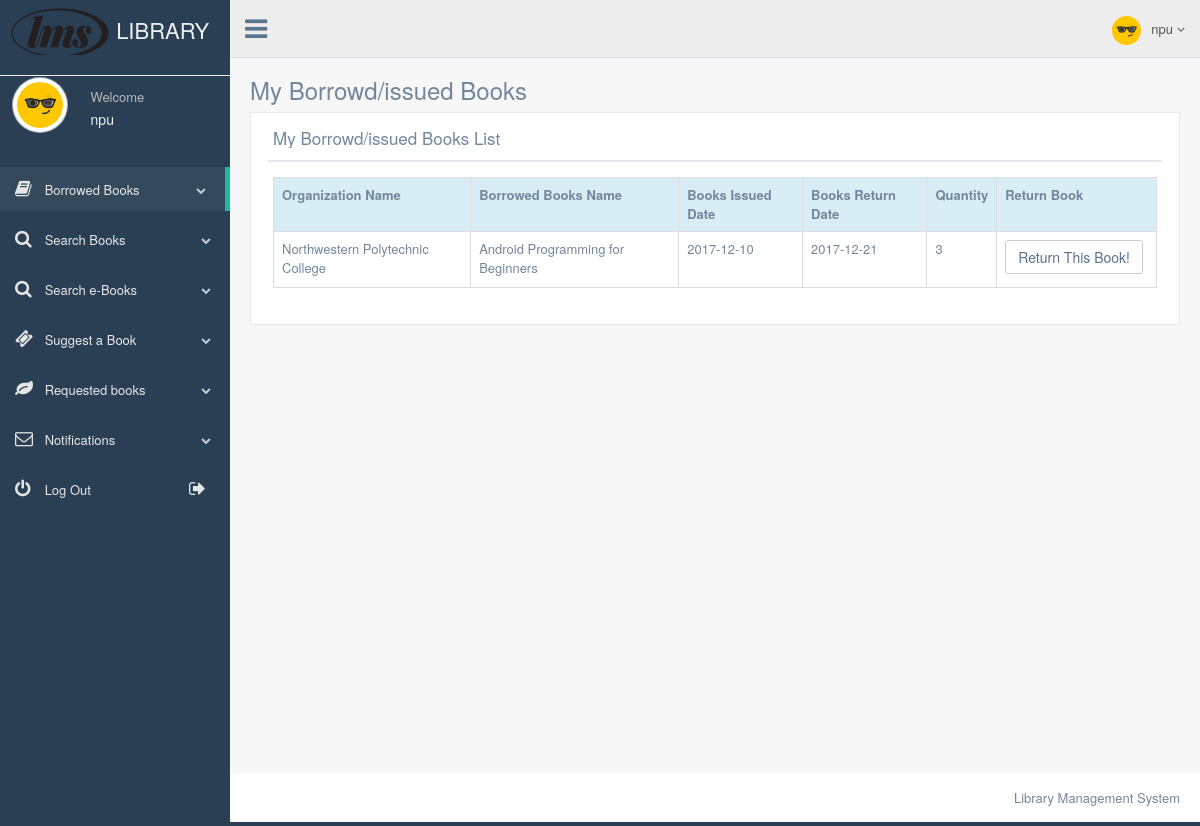
The page /organization/mybooks.php (signed in) on the database its author committed.
### tables this page shows
CREATE TABLE `issue_books_org` (
  `id` int(8) NOT NULL,
  `org_user_id` varchar(8) NOT NULL,
  `org_name` varchar(256) NOT NULL,
  `org_admin_name` varchar(256) NOT NULL,
  `org_contact` varchar(64) NOT NULL,
  `org_email` varchar(128) NOT NULL,
  `org_url` varchar(128) NOT NULL,
  `org_admin_username` varchar(256) NOT NULL,
  `book_id` int(225) NOT NULL,
  `book_name` varchar(256) NOT NULL,
  `books_qty` int(225) NOT NULL,
  `books_issue_date` date NOT NULL,
  `books_issue_time` time NOT NULL,
  `return_date` date NOT NULL,
  `user_type` varchar(32) NOT NULL,
  `book_status` varchar(225) NOT NULL,
  `return_mail` varchar(225) NOT NULL,
  `block_mail` varchar(225) NOT NULL
);

### organization/mybooks.php (the view)
<?php
    include "header.php";
?>
        <div class="right_col" role="main">
            <div class="">
                <div class="page-title">
                    <div class="title_left">
                        <h3>My Borrowd/issued Books</h3>
                    </div>
                </div>
                <div class="clearfix"></div>
                <div class="row" style="min-height:500px">
                    <div class="col-md-12 col-sm-12 col-xs-12">
                        <div class="x_panel">
                            <div class="x_title">
                                <h2>My Borrowd/issued Books List</h2>
                                <div class="clearfix"></div>
                            </div>
                            <div class="x_content">
                                <table class="table table-bordered">
                                    <tr class="bg-info">
                                        <th> Organization Name</th>
                                        <th> Borrowed Books Name </th>
                                        <th> Books Issued Date </th>
										<th> Books Return Date </th>
										<th> Quantity </th>
										<th> Return Book </th>
                                    </tr>
                                    <?php
                                        $res = mysqli_query($db_connect, "SELECT * FROM issue_books_org WHERE org_admin_username = '$_SESSION[username]' && not book_status='hold'");
                                        while ($row = mysqli_fetch_array($res)) {
                                            echo "<tr>";
                                            echo "<td>" . $row['org_name'] . "</td>";
                                            echo "<td>" . $row['book_name'] . "</td>";
                                            echo "<td>" . $row['books_issue_date'] . "</td>";
											echo "<td>" . $row['return_date'] . "</td>";
											echo "<td>" . $row['books_qty'] . "</td>";
                                            echo "";?>
											<td><button class="btn btn-default"><a href="return_book.php?id=<?php echo $row['id'];?>">Return This Book!</a></button></td></tr>
											<?php
                                        }
                                    ?>
                                </table>
                            </div>
                        </div>
                    </div>
                </div>
            </div>
        </div>
<?php
    include "footer.php";
?>

### rows shown on the page
issue_books_org: org_name "Northwestern Polytechnic College", book_name "Android Programming for Beginners", books_issue_date "2017-12-10", return_date "2017-12-21", books_qty "3"

### other values the page prints
$_SESSION["username"] "npu"
